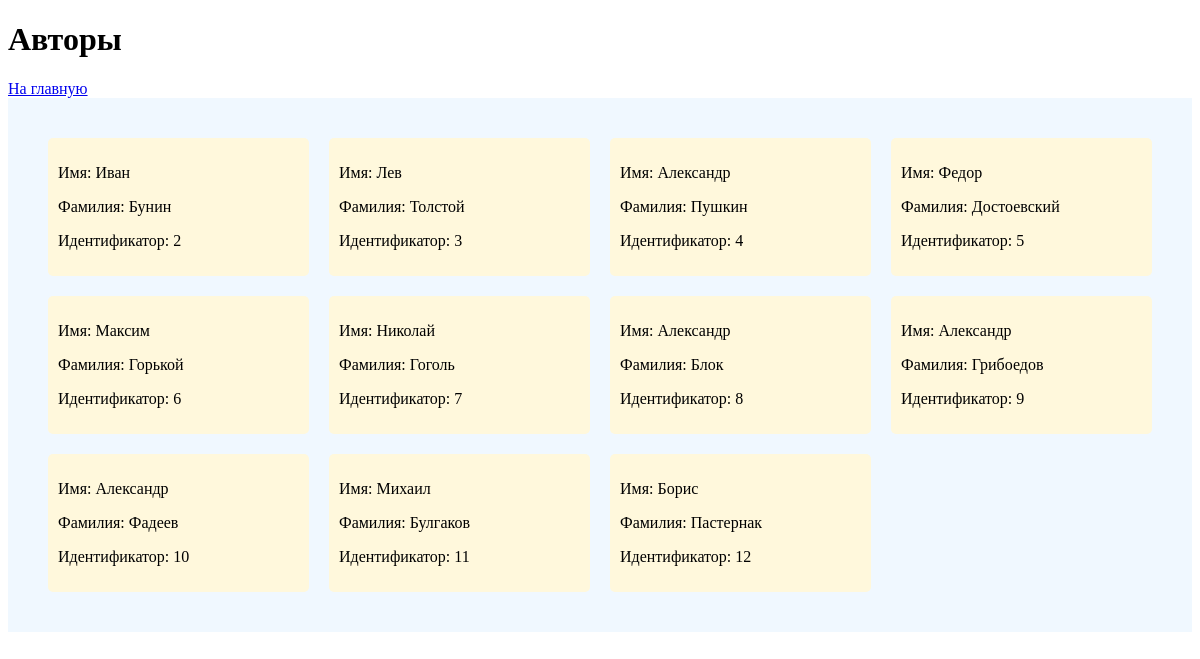
The page /authors.php on the database its author committed.
### tables this page shows
CREATE TABLE `authors` (
  `id` int(11) NOT NULL,
  `firstName` varchar(255) NOT NULL,
  `lastName` varchar(255) NOT NULL
);

### authors.php (the view, shortened to what this page needs)
<?php
$pdo = DBConnect::getConnection();
$query = "SELECT id, firstName, lastName
          FROM authors;";
$statement = $pdo->query($query);
$authors = $statement->fetchAll();
?>
<!doctype html>
<html lang="en">
<head>
    <link rel="stylesheet" href="style.css">
</head>
<body>
    <h1>Авторы</h1>
    <a href="/">На главную</a>
    <div class="authors">
        <?php foreach($authors as $author):?>
            <div class="author">
                <p>Имя: <?=$author['firstName']?></p>
                <p>Фамилия: <?=$author['lastName']?></p>
                <p>Идентификатор: <?=$author['id']?></p>
            </div>
        <?php endforeach;?>
    </div>
</body>
</html>

### style.css (style rules this page uses)
.authors, .books { max-width: 1200px; margin: 0 auto; background-color: aliceblue; padding: 40px; display: grid; grid-template-columns: repeat(4, 1fr); gap: 20px; }
.authors .author, .books .book { padding: 10px; border-radius: 5px; background-color: cornsilk; }

### rows shown on the page
authors: firstName "Иван", lastName "Бунин", id "2"
authors: firstName "Лев", lastName "Толстой", id "3"
authors: firstName "Александр", lastName "Пушкин", id "4"
authors: firstName "Федор", lastName "Достоевский", id "5"
authors: firstName "Максим", lastName "Горькой", id "6"
authors: firstName "Николай", lastName "Гоголь", id "7"
authors: firstName "Александр", lastName "Блок", id "8"
authors: firstName "Александр", lastName "Грибоедов", id "9"
authors: firstName "Александр", lastName "Фадеев", id "10"
authors: firstName "Михаил", lastName "Булгаков", id "11"
authors: firstName "Борис", lastName "Пастернак", id "12"
